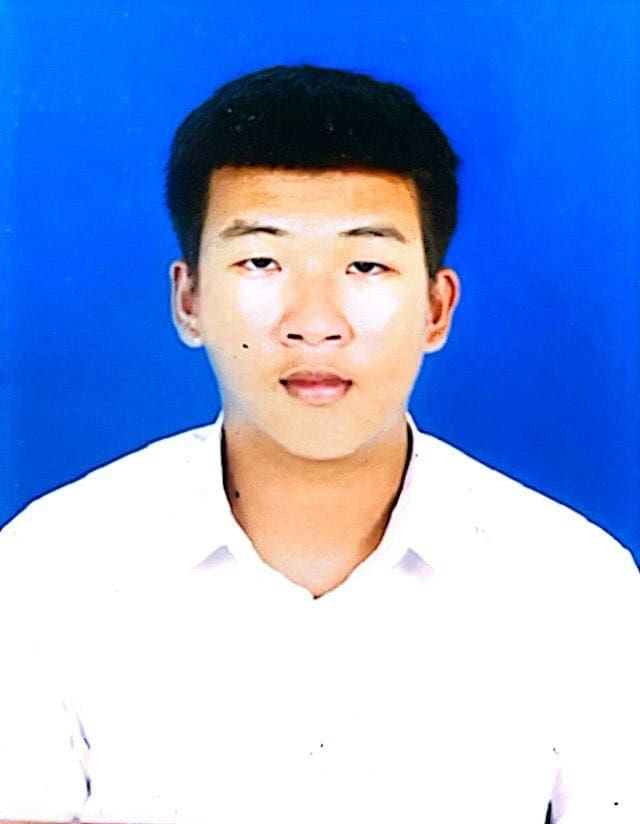
#> input picture CNN/quan.jpg, 640 x 824 px
$ python CNN.py
#> lines starting #> are read from the running program, lines starting #| are printed output that depends on the picture; long printed decimals are rounded
import cv2
import numpy as np
import matplotlib.pyplot as plt

np.random.seed(4)

img = cv2.imread('quan.jpg')
#> img is the input picture: shape (824, 640, 3); mean B, G, R 221, 166.5, 137.7
img = cv2.resize(img, (200, 250))
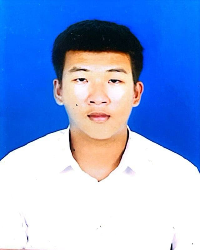
#> img: shape (250, 200, 3); mean B, G, R 221, 166.4, 137.6
gray_img = cv2.cvtColor(img, cv2.COLOR_BGR2GRAY)/255
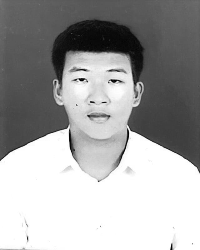
#> gray_img: shape (250, 200) float64; min 0, max 1, mean 0.643


class Conv2D:
    def __init__(self, input, numOfKernel, kernelSize,padding, stride):
        self.input = np.pad(input, ((padding, padding), (padding, padding)), 'constant')
        self.stride = stride
        self.kernel = np.random.randn(numOfKernel, kernelSize, kernelSize)
        self.result = np.zeros((int((self.input.shape[0] - self.kernel.shape[1])/self.stride) + 1,
                                int((self.input.shape[1] - self.kernel.shape[2])/self.stride) + 1, self.kernel.shape[0]))

    # roi: region of interesting
    def getROI(self):
        for row in range(0, int((self.input.shape[0] - self.kernel.shape[1])/self.stride) + 1):
            for col in range(0, int((self.input.shape[1] - self.kernel.shape[2])/self.stride) + 1):
                roi = np.sum(self.input[row*self.stride : row*self.stride + self.kernel.shape[1],
                                        col*self.stride : col*self.stride + self.kernel.shape[2]] * self.kernel)
                yield row, col, roi
                # yield -> trả về trong vòng lặp | return trả về chắc lần lặp đầu

    def operate(self):
        for layer in range(self.kernel.shape[0]):
            for row, col, roi in self.getROI():
                self.result[row , col, layer] = np.sum(roi * self.kernel[layer])

        return self.result

class ReLU:
    def __init__(self, input):
        self.input = input
        self.result = np.zeros(self.input.shape)

    def operate(self):
        for layer in range (self.input.shape[2]):
            for row in range(self.input.shape[0]):
                for col in range(self.input.shape[1]):
                    self.result[row, col, layer] = 0 if self.input[row, col, layer] < 0 else self.input[row, col, layer]
        return self.result

class LeakyReLU:
    def __init__(self, input, alpha=0.01):
        self.input = input
        self.alpha = alpha
        self.result = np.zeros(self.input.shape)

    def operate(self):
        for layer in range(self.input.shape[2]):
            for row in range(self.input.shape[0]):
                for col in range(self.input.shape[1]):
                    if self.input[row, col, layer] < 0:
                        self.result[row, col, layer] = self.alpha * self.input[row, col, layer]
                    else:
                        self.result[row, col, layer] = self.input[row, col, layer]
        return self.result

class MaxPooling:
    def __init__(self, input, poolingSize=2):
        self.input = input
        self.poolingSize = poolingSize
        self.result = np.zeros((int(self.input.shape[0]/self.poolingSize),
                                int(self.input.shape[1]/self.poolingSize),
                                self.input.shape[2]))

    def operate(self):
        for layer in range(self.input.shape[2]):
            for row in range(int(self.input.shape[0]/self.poolingSize)):
                for col in range(int(self.input.shape[1]/self.poolingSize)):
                    self.result[row, col, layer] = np.max(self.input[row*self.poolingSize : row*self.poolingSize + self.poolingSize,
                                                                     col*self.poolingSize : col*self.poolingSize + self.poolingSize,
                                                                     layer])
        return self.result

class SoftMax:
    def __init__(self, input, nodes):
            self.input = input
            self.nodes = nodes
            # y = w0 + w(i)*x(i)
            self.flatten = self.input.flatten()
            self.weight = np.random.randn(self.flatten.shape[0])/self.flatten.shape[0]
            self.bias = np.random.randn(self.nodes)

    def operate(self):
        totals = np.dot(self.flatten, self.weight) + self.bias
#> totals = [0.33, -0.2, 0.0818, -1.69, -0.461, 1.19, -0.202, -0.764, -1.45, 0.881]
        probabilities = np.exp(totals) / np.sum(np.exp(totals))
#> probabilities = [0.123, 0.0722, 0.0957, 0.0163, 0.0556, 0.291, 0.0721, 0.0411, 0.0207, 0.213]
        return probabilities


conv2D = Conv2D(gray_img, 16, 3, 0, 1)
img_gray_conv2d = conv2D.operate()
reLU_image = ReLU(img_gray_conv2d).operate()
leakyReLU_image = LeakyReLU(img_gray_conv2d).operate()
maxPooling_image = MaxPooling(leakyReLU_image, 3).operate()
softMax_image = SoftMax(maxPooling_image, 10).operate()
#> softMax_image has the same summary as probabilities in operate
print(softMax_image)
#| [0.1227 0.07222 0.09574 0.01632 0.05563 0.2905
#|  0.07207 0.0411 0.02074 0.213]

for i in range(16):
    plt.subplot(4, 4, i+1)
    plt.imshow(leakyReLU_image[:, :, i], cmap='gray')
    plt.axis('off')

plt.savefig('quan_lkReLU.jpg')
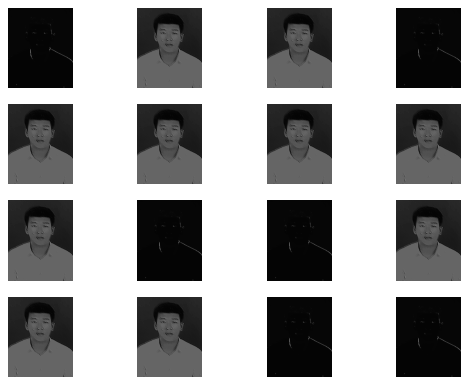
#> figure drawn by matplotlib, 16 panels
plt.show()
